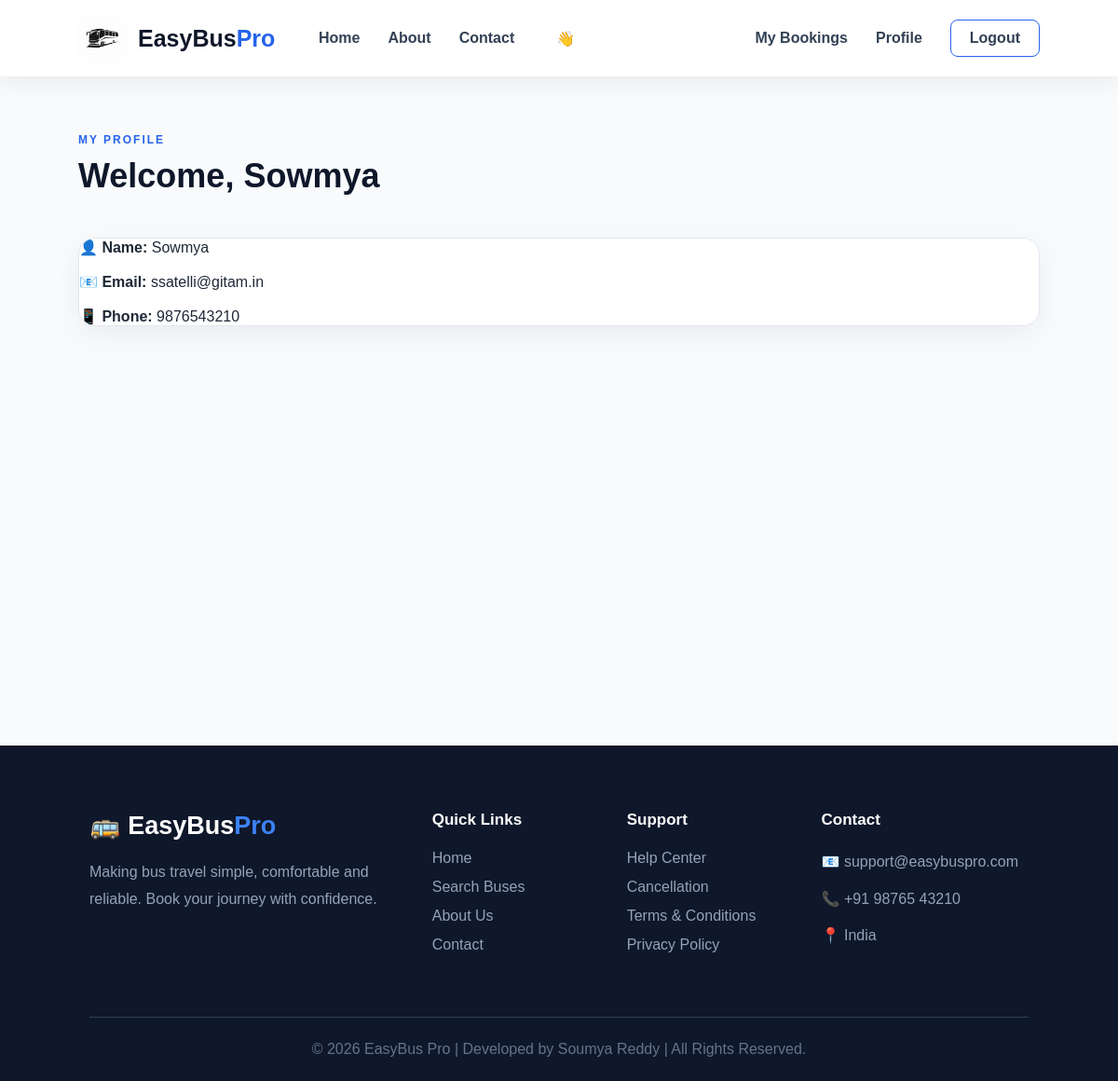
Screenshot of /profile (signed in) with the database file from the repository.
### tables this page shows
CREATE TABLE users (
    id INTEGER PRIMARY KEY AUTOINCREMENT,
    name TEXT NOT NULL,
    email TEXT UNIQUE NOT NULL,
    phone TEXT,
    password TEXT NOT NULL
);

### app.py (the view)
@app.route('/profile')
def profile():
    if "user_id" not in session:
        return redirect('/signin')
    conn = sqlite3.connect("database.db")
    conn.row_factory = sqlite3.Row
    cursor = conn.cursor()
    cursor.execute(
        "SELECT * FROM users WHERE id=?",
        (session["user_id"],)
    )
    user = cursor.fetchone()
    conn.close()
    return render_template(
        "profile.html",
        user=user
    )

### templates/profile.html (shortened to what this page needs)
{% extends "base.html" %}
{% block content %}
<section class="results-page">
    <div class="results-container">
        <div class="results-header">
            <div>
                <span class="results-label">MY PROFILE</span>
                <h1>Welcome, {{ user['name'] }}</h1>
            </div>
        </div>
        <div class="result-bus-card">
            <p><strong>👤 Name:</strong> {{ user['name'] }}</p>
            <br>
            <p><strong>📧 Email:</strong> {{ user['email'] }}</p>
            <br>
            <p><strong>📱 Phone:</strong> {{ user['phone'] }}</p>
        </div>
    </div>
</section>
{% endblock %}

### static/css/style.css (style rules this page uses)
* { margin: 0; padding: 0; box-sizing: border-box; }
body { font-family: Arial, sans-serif; background: #f8fafc; color: #1f2937; }
.results-page { min-height: 100vh; padding: 140px 7% 100px; background: #f8fafc; }
.results-container { max-width: 1250px; margin: auto; }
.results-header { margin-bottom: 35px; display: flex; align-items: center; justify-content: space-between; gap: 25px; }
.results-label { color: #2563eb; font-size: 12px; font-weight: 800; letter-spacing: 2px; }
.results-header h1 { margin: 10px 0; color: #0f172a; font-size: 36px; }
.result-bus-card { margin-bottom: 22px; overflow: hidden; background: white; border: 1px solid #e2e8f0; border-radius: 18px; box-shadow: 0 8px 30px rgba(15, 23, 42, 0.06); transition: 0.3s; }

### rows the page displays
users: name "Sowmya", email "ssatelli@gitam.in", phone "9876543210"
